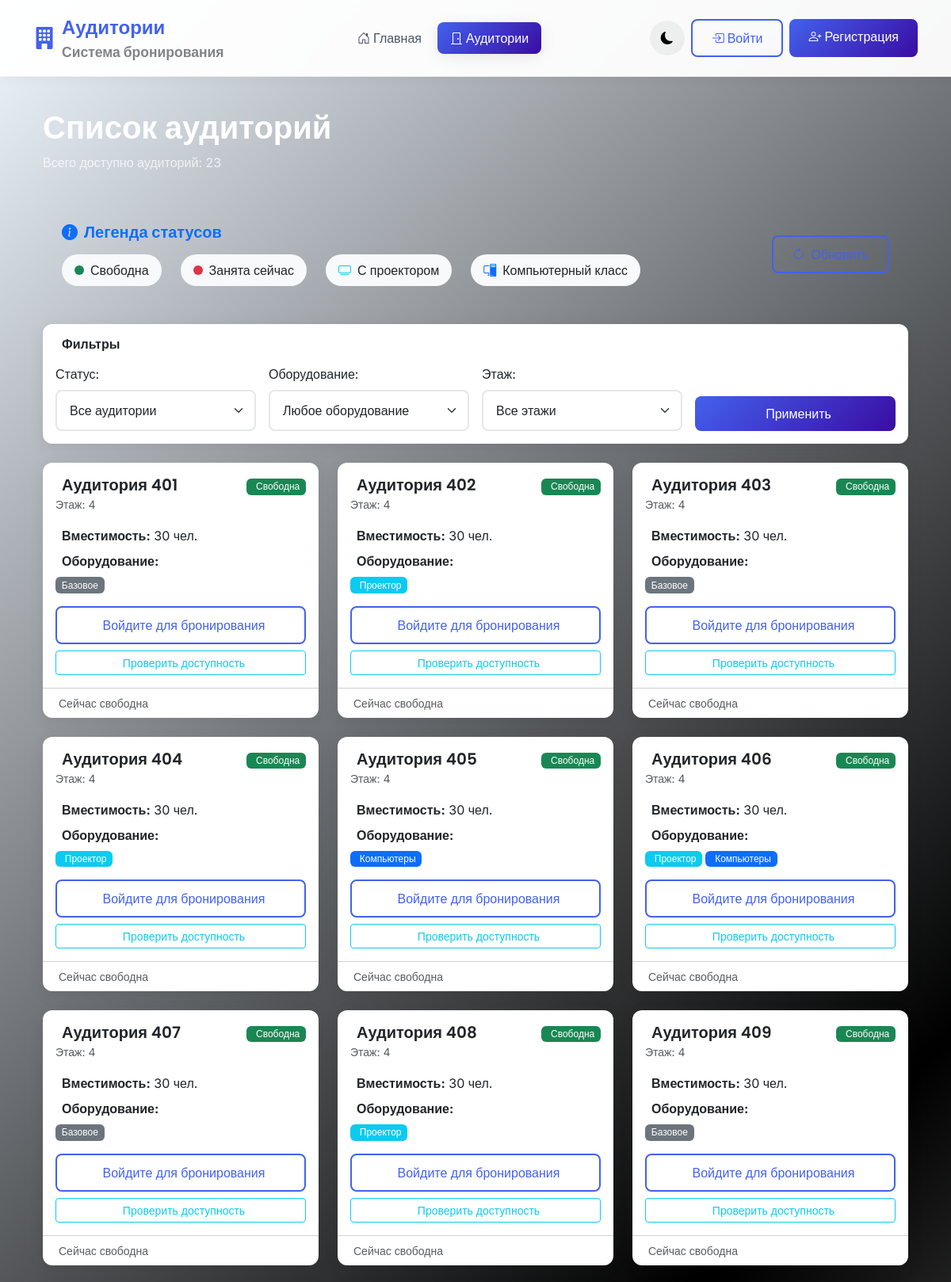
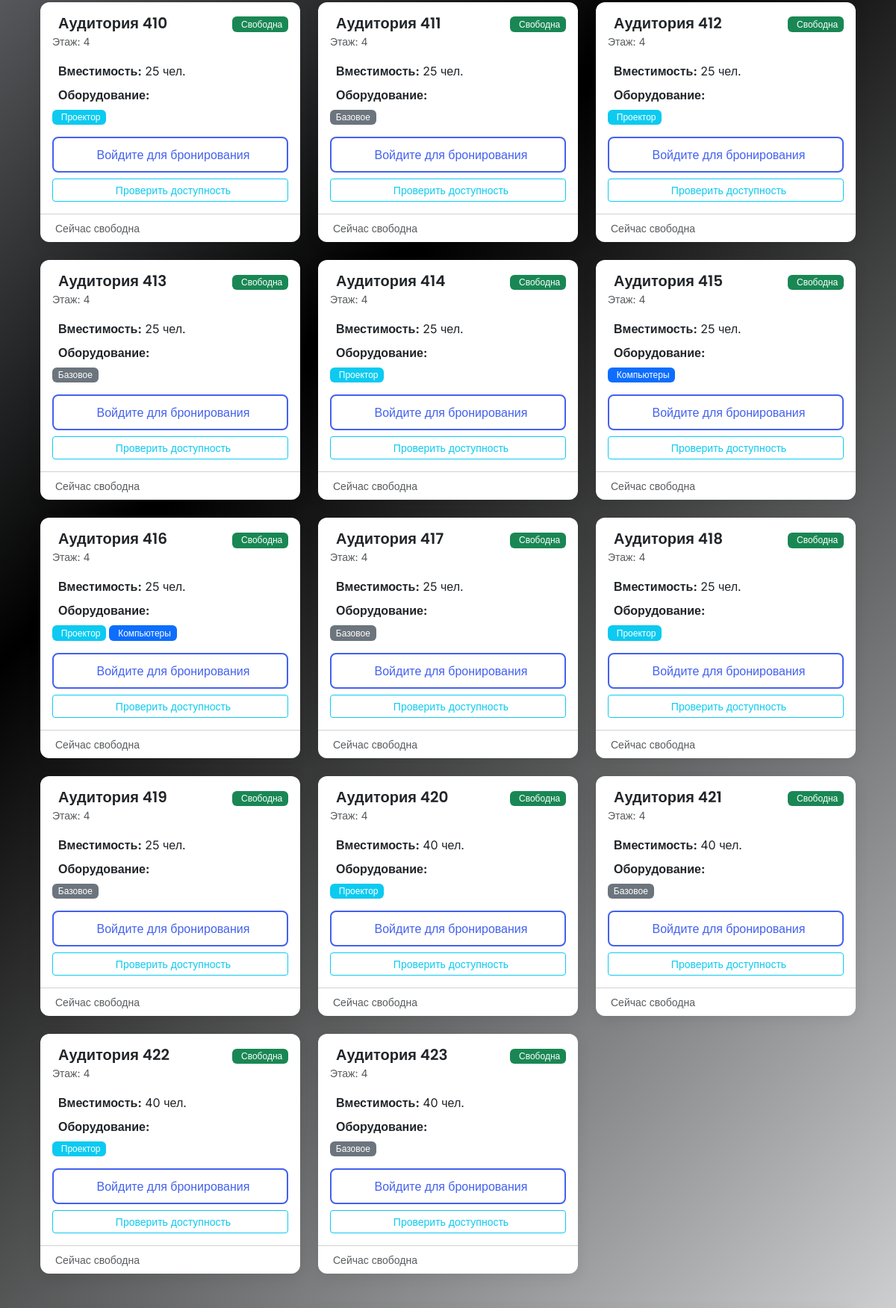
Page /classrooms (upper part) on the committed database (2 pictures, top to bottom).
### app/models.py (models this page shows, shortened)
class Classroom(db.Model):
    __tablename__ = 'classroom'
    id = db.Column(db.Integer, primary_key=True)
    room_number = db.Column(db.String(20), unique=True, nullable=False)
    capacity = db.Column(db.Integer, nullable=False)
    floor = db.Column(db.Integer, nullable=False)
    has_projector = db.Column(db.Boolean, default=False)
    has_computers = db.Column(db.Boolean, default=False)
    is_active = db.Column(db.Boolean, default=True)
    bookings = db.relationship('Booking', backref='classroom', lazy='dynamic')

### app/routes.py (the view)
@main_bp.route('/classrooms')
def classrooms():
    status_filter = request.args.get('status', 'all')
    equipment_filter = request.args.get('equipment', 'all')
    floor_filter = request.args.get('floor', 'all')
    query = Classroom.query.filter_by(is_active=True)
    if equipment_filter != 'all':
        if equipment_filter == 'projector':
            query = query.filter_by(has_projector=True)
        elif equipment_filter == 'computers':
            query = query.filter_by(has_computers=True)
    if floor_filter != 'all':
        query = query.filter_by(floor=int(floor_filter))
    classrooms_list = query.all()
    now = datetime.now()
    current_date = now.date()
    current_time = now.time()
    for classroom in classrooms_list:
        active_booking = Booking.query.filter(
            Booking.classroom_id == classroom.id,
            Booking.booking_date == current_date,
            Booking.status == 'approved',
            Booking.start_time <= current_time,
            Booking.end_time > current_time
        ).first()
        classroom.is_occupied_now = active_booking is not None
        if active_booking:
            classroom.occupied_by = active_booking.user.username
            classroom.occupied_until = active_booking.end_time
            classroom.booking_purpose = active_booking.purpose
        today_bookings = Booking.query.filter(
            Booking.classroom_id == classroom.id,
            Booking.booking_date == current_date,
            Booking.status == 'approved'
        ).order_by(Booking.start_time).all()
        classroom.today_bookings = today_bookings
    if status_filter == 'free':
        classrooms_list = [c for c in classrooms_list if not c.is_occupied_now]
    elif status_filter == 'occupied':
        classrooms_list = [c for c in classrooms_list if c.is_occupied_now]
    from datetime import timedelta
    max_date = current_date + timedelta(days=30)
    return render_template('classrooms.html',
                         title='Аудитории',
                         classrooms=classrooms_list,
                         now=now,
                         current_date=current_date,
                         max_date=max_date,
                         status_filter=status_filter,
                         equipment_filter=equipment_filter,
                         floor_filter=floor_filter)

### app/routes.py (called while the page is built)
@main_bp.context_processor
def inject_now():
    return {'now': datetime.now()}

### app/templates/classrooms.html (shortened to what this page needs)
{% extends "base.html" %}
{% block content %}
<div class="container">
    <div class="row mb-4">
        <div class="col-12">
            <h1 class="text-white"> Список аудиторий</h1>
            <p class="text-white opacity-75">Всего доступно аудиторий: {{ classrooms|length }}</p>
        </div>
    </div>
    <div class="row mb-4 fade-in">
    <div class="col-12">
        <div class="modern-card">
            <div class="card-body p-4">
                <div class="d-flex justify-content-between align-items-center flex-wrap gap-3">
                    <div>
                        <h5 class="mb-3 fw-semibold text-primary">
                            <i class="bi bi-info-circle-fill me-2"></i>Легенда статусов
                        </h5>
                        <div class="d-flex flex-wrap gap-4 mt-3">
                            <div class="d-flex align-items-center bg-light rounded-pill px-3 py-2">
                                <div class="status-indicator bg-success me-2 rounded-circle" style="width: 12px; height: 12px;"></div>
                                <span class="fw-medium">Свободна</span>
                            </div>
                            <div class="d-flex align-items-center bg-light rounded-pill px-3 py-2">
                                <div class="status-indicator bg-danger me-2 rounded-circle" style="width: 12px; height: 12px;"></div>
                                <span class="fw-medium">Занята сейчас</span>
                            </div>
                            <div class="d-flex align-items-center bg-light rounded-pill px-3 py-2">
                                <i class="bi bi-tv text-info me-2"></i>
                                <span class="fw-medium">С проектором</span>
                            </div>
                            <div class="d-flex align-items-center bg-light rounded-pill px-3 py-2">
                                <i class="bi bi-pc-display text-primary me-2"></i>
                                <span class="fw-medium">Компьютерный класс</span>
                            </div>
                        </div>
                    </div>
                    <button class="btn btn-outline-primary btn-refresh" onclick="location.reload()">
                        <i class="bi bi-arrow-clockwise me-2"></i>Обновить
                    </button>
                </div>
            </div>
        </div>
    </div>
</div>
    <div class="row mb-4">
        <div class="col-12">
            <div class="card">
                <div class="card-body">
                    <h6 class="mb-3">Фильтры</h6>
                    <form method="GET" action="{{ url_for('main.classrooms') }}" id="filterForm">
                        <div class="row g-3">
                            <div class="col-md-3">
                                <label class="form-label">Статус:</label>
                                <select class="form-select" name="status" id="statusFilter">
                                    <option value="all" {% if status_filter == 'all' %}selected{% endif %}>Все аудитории</option>
                                </select>
                            </div>
                            <div class="col-md-3">
                                <label class="form-label">Оборудование:</label>
                                <select class="form-select" name="equipment" id="equipmentFilter">
                                    <option value="all" {% if equipment_filter == 'all' %}selected{% endif %}>Любое оборудование</option>
                                </select>
                            </div>
                            <div class="col-md-3">
                                <label class="form-label">Этаж:</label>
                                <select class="form-select" name="floor" id="floorFilter">
                                    <option value="all" {% if floor_filter == 'all' %}selected{% endif %}>Все этажи</option>
                                </select>
                            </div>
                            <div class="col-md-3 d-flex align-items-end">
                                <div class="d-grid w-100">
                                    <button type="submit" class="btn btn-primary">
                                        Применить
                                    </button>
                                </div>
                            </div>
                        </div>
                    </form>
                </div>
            </div>
        </div>
    </div>
    <div class="row">
        {% for classroom in classrooms %}
        <div class="col-md-6 col-lg-4 mb-4">
            <div class="card h-100 {% if classroom.is_occupied_now %}card-occupied pulse-red{% else %}card-free{% endif %}">
                <div class="card-body">
                    <div class="d-flex justify-content-between align-items-start mb-3">
                        <div>
                            <h5 class="card-title mb-0">
                                Аудитория {{ classroom.room_number }}
                            </h5>
                            <small class="text-muted">Этаж: {{ classroom.floor }}</small>
                        </div>
                        <div>
                            {% if classroom.is_occupied_now %}
                                <span class="badge bg-danger">
                                    <i class="fas fa-user-clock me-1"></i>Занята
                                </span>
                            {% else %}
                                <span class="badge bg-success">
                                    Свободна
                                </span>
                            {% endif %}
                        </div>
                    </div>
                    <div class="classroom-info mb-3">
                        <p class="mb-2">
                            <strong>Вместимость:</strong> {{ classroom.capacity }} чел.
                        </p>
                        <p class="mb-2">
                            <strong>Оборудование:</strong>
                        </p>
                        <div class="d-flex flex-wrap gap-1">
                            {% if classroom.has_projector %}
                                <span class="badge bg-info">
                                    Проектор
                                </span>
                            {% endif %}
                            {% if classroom.has_computers %}
                                <span class="badge bg-primary">
                                    Компьютеры
                                </span>
                            {% endif %}
                            {% if not classroom.has_projector and not classroom.has_computers %}
                                <span class="badge bg-secondary">Базовое</span>
                            {% endif %}
                        </div>
                    </div>
                    <div class="d-grid gap-2">
                        {% if current_user.is_authenticated %}
                            {% if classroom.is_occupied_now %}
                                <button class="btn btn-outline-danger" disabled>
                                    <i class="fas fa-ban me-2"></i>Сейчас занята
                                </button>
                            {% else %}
                                <a href="{{ url_for('main.booking') }}?classroom={{ classroom.id }}"
                                   class="btn btn-primary">
                                    <i class="fas fa-calendar-plus me-2"></i>Забронировать
                                </a>
                            {% endif %}
                        {% else %}
                            <a href="{{ url_for('auth.login') }}" class="btn btn-outline-primary">
                                Войдите для бронирования
                            </a>
                        {% endif %}
                        <button class="btn btn-outline-info btn-sm check-availability-btn"
                                data-classroom-id="{{ classroom.id }}"
                                data-classroom-number="{{ classroom.room_number }}">
                            Проверить доступность
                        </button>
                    </div>
                </div>
                <div class="card-footer bg-transparent">
                    <div class="d-flex justify-content-between align-items-center">
                        <small class="text-muted">
                            {% if classroom.is_occupied_now %}
                                Освободится в {{ classroom.occupied_until.strftime('%H:%M') }}
                            {% else %}
                                Сейчас свободна
                            {% endif %}
                        </small>
                    </div>
                </div>
            </div>
        </div>
        {% endfor %}
    </div>
</div>
{% endblock %}

### app/templates/base.html (style rules this page uses)
:root { --primary-color: #4361ee; --primary-light: #eef2ff; --secondary-color: #3a0ca3; --accent-color: #4cc9f0; --light-color: #f8f9fa; --dark-color: #212529; --success-color: #10b981; --warning-color: #f59e0b; --danger-color: #ef4444; --border-radius: 12px; --box-shadow: 0 4px 20px rgba(0, 0, 0, 0.08); --transition: all 0.3s cubic-bezier(0.4, 0, 0.2, 1); }
* { font-family: 'Inter', sans-serif; }
body { background: linear-gradient(135deg, #f0f7ff 0%, #000000 50%, #f8fafc 100%); min-height: 100vh; display: flex; flex-direction: column; }
h1, h2, h3, h4, h5, h6 { font-family: 'Poppins', sans-serif; font-weight: 600; }
.card { border: none; border-radius: var(--border-radius); box-shadow: var(--box-shadow); transition: var(--transition); overflow: hidden; }
.btn-primary { background: linear-gradient(135deg, var(--primary-color), var(--secondary-color)); border: none; border-radius: 8px; padding: 0.625rem 1.5rem; font-weight: 500; transition: var(--transition); }
.btn-outline-primary { border: 2px solid var(--primary-color); color: var(--primary-color); border-radius: 8px; padding: 0.625rem 1.5rem; font-weight: 500; transition: var(--transition); }
.form-control, .form-select { border: 2px solid #e5e7eb; border-radius: 8px; padding: 0.75rem 1rem; transition: var(--transition); }
.fade-in { animation: fadeIn 0.5s ease-out; }
.badge { padding: 0.35em 0.65em; font-weight: 500; border-radius: 6px; }

### rows in the picture
Classroom: room_number "401", floor "4", capacity "30", has_projector "Базовое"
Classroom: room_number "402", floor "4", capacity "30", has_projector "Проектор"
Classroom: room_number "403", floor "4", capacity "30", has_projector "Базовое"
Classroom: room_number "404", floor "4", capacity "30", has_projector "Проектор"
Classroom: room_number "405", floor "4", capacity "30", has_computers "Компьютеры"
Classroom: room_number "406", floor "4", capacity "30", has_projector "Проектор", has_computers "Компьютеры"
Classroom: room_number "407", floor "4", capacity "30", has_projector "Базовое"
Classroom: room_number "408", floor "4", capacity "30", has_projector "Проектор"
Classroom: room_number "409", floor "4", capacity "30", has_projector "Базовое"
Classroom: room_number "410", floor "4", capacity "25", has_projector "Проектор"
Classroom: room_number "411", floor "4", capacity "25", has_projector "Базовое"
Classroom: room_number "412", floor "4", capacity "25", has_projector "Проектор"
Classroom: room_number "413", floor "4", capacity "25", has_projector "Базовое"
Classroom: room_number "414", floor "4", capacity "25", has_projector "Проектор"
Classroom: room_number "415", floor "4", capacity "25", has_computers "Компьютеры"
Classroom: room_number "416", floor "4", capacity "25", has_projector "Проектор", has_computers "Компьютеры"
Classroom: room_number "417", floor "4", capacity "25", has_projector "Базовое"
Classroom: room_number "418", floor "4", capacity "25", has_projector "Проектор"
Classroom: room_number "419", floor "4", capacity "25", has_projector "Базовое"
Classroom: room_number "420", floor "4", capacity "40", has_projector "Проектор"
Classroom: room_number "421", floor "4", capacity "40", has_projector "Базовое"
Classroom: room_number "422", floor "4", capacity "40", has_projector "Проектор"
Classroom: room_number "423", floor "4", capacity "40", has_projector "Базовое"

### other values in the picture
{{ classrooms|length }} "23"
